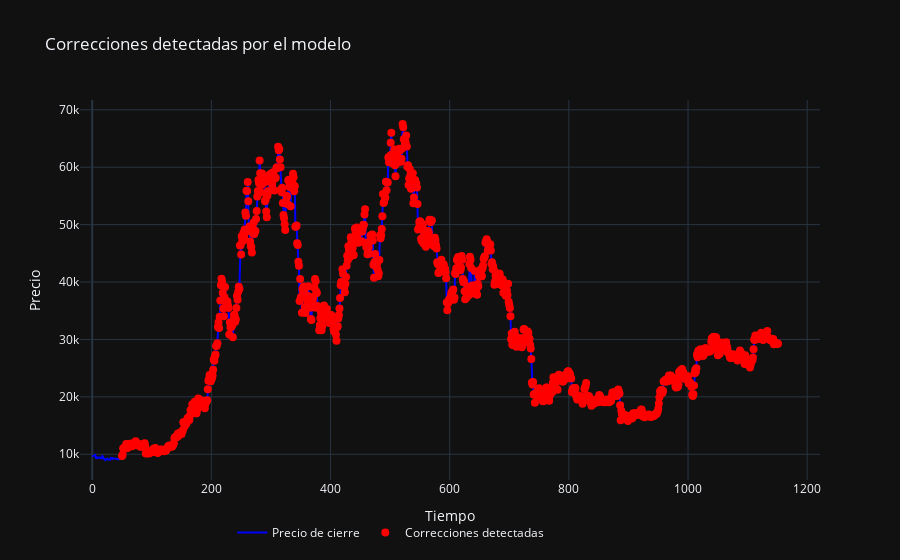

The cell this chart's notebook holds for it:
### Code cell
# 4. **Graficar resultados con Plotly**
# Crear un gráfico interactivo
fig = go.Figure()

# Línea de precios
fig.add_trace(go.Scatter(
    x=df.index,
    y=df['close'],
    mode='lines',
    name='Precio de cierre',
    line=dict(color='blue')
))

# Correcciones detectadas
corrections = df[df['correction_probability'] > 0.43]

fig.add_trace(go.Scatter(
    x=corrections.index,
    y=corrections['close'],
    mode='markers',
    name='Correcciones detectadas',
    marker=dict(color='red', size=8, symbol='circle')
))

# Configurar layout del gráfico
fig.update_layout(
    title='Correcciones detectadas por el modelo',
    xaxis_title='Tiempo',
    yaxis_title='Precio',
    legend=dict(orientation='h', x=0.42, xanchor='center'),
    template='plotly_dark'
)

fig.show()

### Figure 1 — Plotly figure (JSON) as saved in the notebook; plotly's stock layout.template omitted (floating-point values rounded to 4 significant figures; data arrays with more than 128 entries replaced by an {"elided": "..."} marker saying what was removed)
{"data": [{"line": {"color": "blue"}, "mode": "lines", "name": "Precio de cierre", "type": "scatter", "x": {"elided": "1152 int values"}, "y": {"elided": "1152 float values"}}, {"marker": {"color": "red", "size": 8, "symbol": "circle"}, "mode": "markers", "name": "Correcciones detectadas", "type": "scatter", "x": {"elided": "1102 int values"}, "y": {"elided": "1102 float values"}}], "layout": {"legend": {"orientation": "h", "x": 0.42, "xanchor": "center"}, "title": {"text": "Correcciones detectadas por el modelo"}, "xaxis": {"title": {"text": "Tiempo"}}, "yaxis": {"title": {"text": "Precio"}}}}
